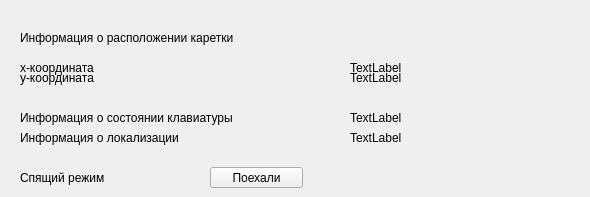
      <widget class="QWidget" name="tab_5">
       <attribute name="title">
        <string>Дополнительные API - функции</string>
       </attribute>
       <widget class="QPushButton" name="pushButton_8">
        <property name="geometry">
         <rect>
          <x>210</x>
          <y>167</y>
          <width>93</width>
          <height>21</height>
         </rect>
        </property>
        <property name="text">
         <string>Поехали</string>
        </property>
       </widget>
       <widget class="QLabel" name="label_66">
        <property name="geometry">
         <rect>
          <x>20</x>
          <y>30</y>
          <width>561</width>
          <height>16</height>
         </rect>
        </property>
        <property name="text">
         <string>Информация о расположении каретки</string>
        </property>
       </widget>
       <widget class="QLabel" name="label_91">
        <property name="geometry">
         <rect>
          <x>20</x>
          <y>60</y>
          <width>321</width>
          <height>16</height>
         </rect>
        </property>
        <property name="text">
         <string>x-координата </string>
        </property>
       </widget>
       <widget class="QLabel" name="label_92">
        <property name="geometry">
         <rect>
          <x>20</x>
          <y>70</y>
          <width>321</width>
          <height>16</height>
         </rect>
        </property>
        <property name="text">
         <string>y-координатa </string>
        </property>
       </widget>
       <widget class="QLabel" name="label_95">
        <property name="geometry">
         <rect>
          <x>350</x>
          <y>60</y>
          <width>55</width>
          <height>16</height>
         </rect>
        </property>
        <property name="text">
         <string>TextLabel</string>
        </property>
       </widget>
       <widget class="QLabel" name="label_96">
        <property name="geometry">
         <rect>
          <x>350</x>
          <y>70</y>
          <width>55</width>
          <height>16</height>
         </rect>
        </property>
        <property name="text">
         <string>TextLabel</string>
        </property>
       </widget>
       <widget class="QLabel" name="label_99">
        <property name="geometry">
         <rect>
          <x>20</x>
          <y>130</y>
          <width>191</width>
          <height>16</height>
         </rect>
        </property>
        <property name="text">
         <string>Информация о локализации</string>
        </property>
       </widget>
       <widget class="QLabel" name="label_106">
        <property name="geometry">
         <rect>
          <x>350</x>
          <y>130</y>
          <width>55</width>
          <height>16</height>
         </rect>
        </property>
        <property name="text">
         <string>TextLabel</string>
        </property>
       </widget>
       <widget class="QLabel" name="label_107">
        <property name="geometry">
         <rect>
          <x>20</x>
          <y>170</y>
          <width>181</width>
          <height>16</height>
         </rect>
        </property>
        <property name="text">
         <string>Спящий режим</string>
        </property>
       </widget>
       <widget class="QLabel" name="label_93">
        <property name="geometry">
         <rect>
          <x>20</x>
          <y>110</y>
          <width>301</width>
          <height>16</height>
         </rect>
        </property>
        <property name="text">
         <string>Информация о состоянии клавиатуры</string>
        </property>
       </widget>
       <widget class="QLabel" name="label_97">
        <property name="geometry">
         <rect>
          <x>350</x>
          <y>110</y>
          <width>55</width>
          <height>16</height>
         </rect>
        </property>
        <property name="text">
         <string>TextLabel</string>
        </property>
       </widget>
      </widget>
